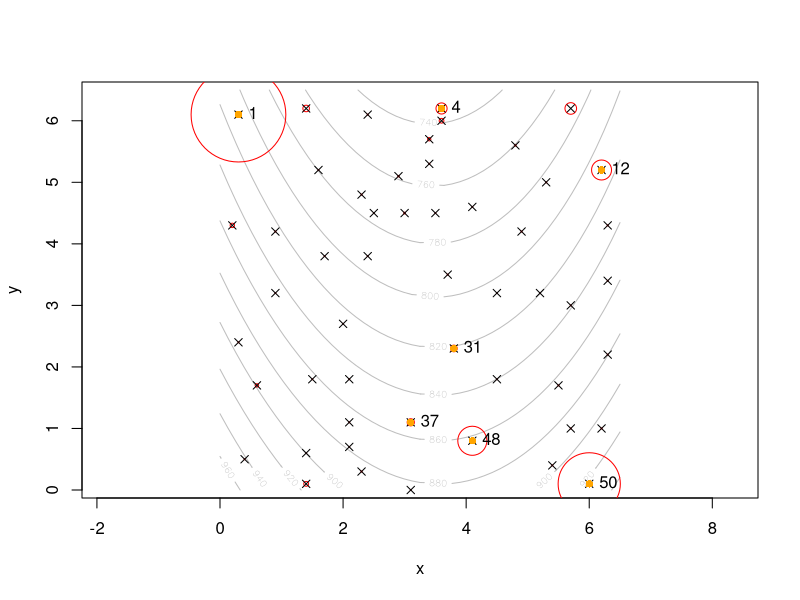

Write R code to recreate this figure.
library(spatial)


### Name: trls.influence
### Title: Regression diagnostics for trend surfaces
### Aliases: trls.influence plot.trls
### Keywords: spatial

### ** Examples

library(MASS)  # for eqscplot
data(topo, package = "MASS")
topo2 <- surf.ls(2, topo)
infl.topo2 <- trls.influence(topo2)
(cand <- as.data.frame(infl.topo2)[abs(infl.topo2$stresid) > 1.5, ])
cand.xy <- topo[as.integer(rownames(cand)), c("x", "y")]
trsurf <- trmat(topo2, 0, 6.5, 0, 6.5, 50)
eqscplot(trsurf, type = "n")
contour(trsurf, add = TRUE, col = "grey")
plot(topo2, add = TRUE, div = 3)
points(cand.xy, pch = 16, col = "orange")
text(cand.xy, labels = rownames(cand.xy), pos = 4, offset = 0.5)
